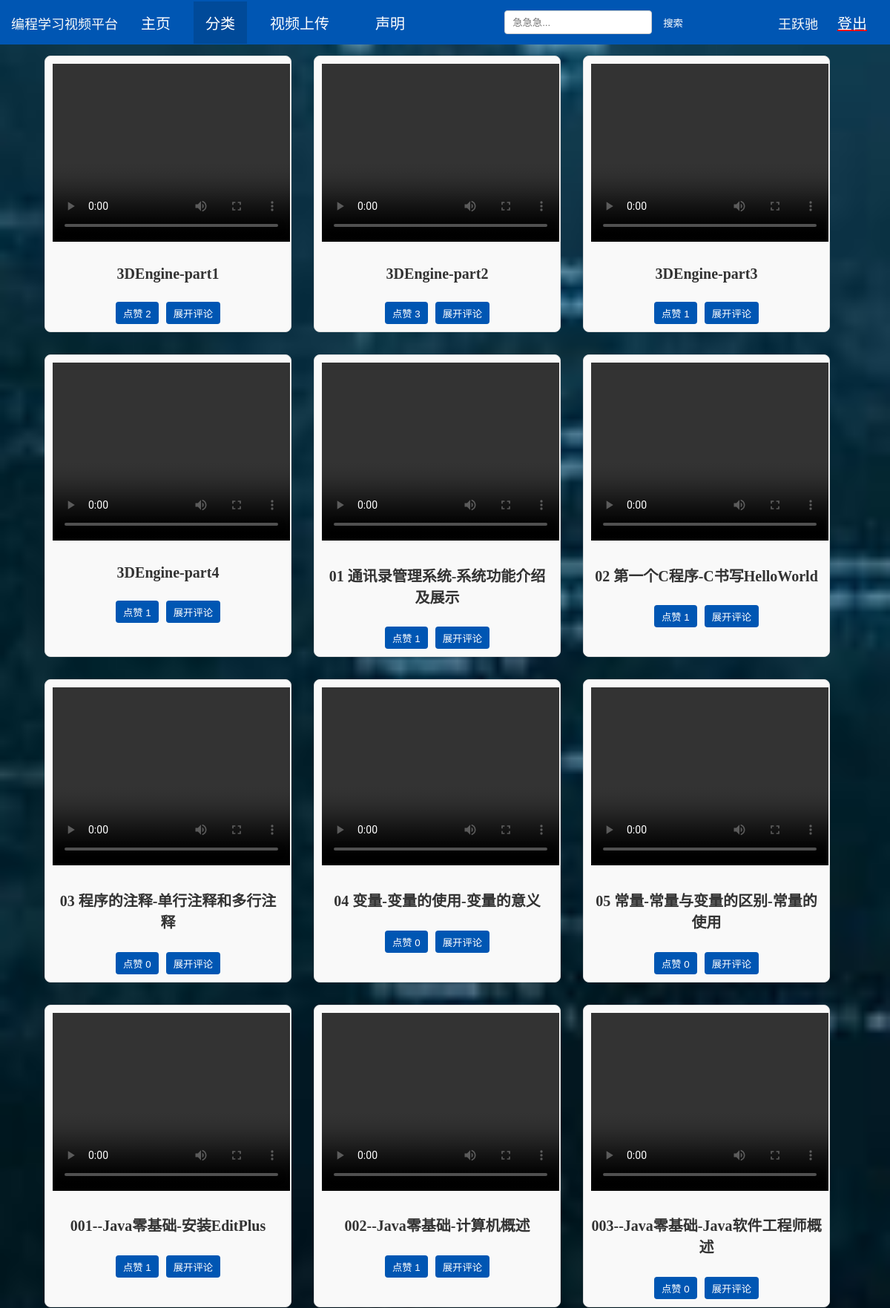
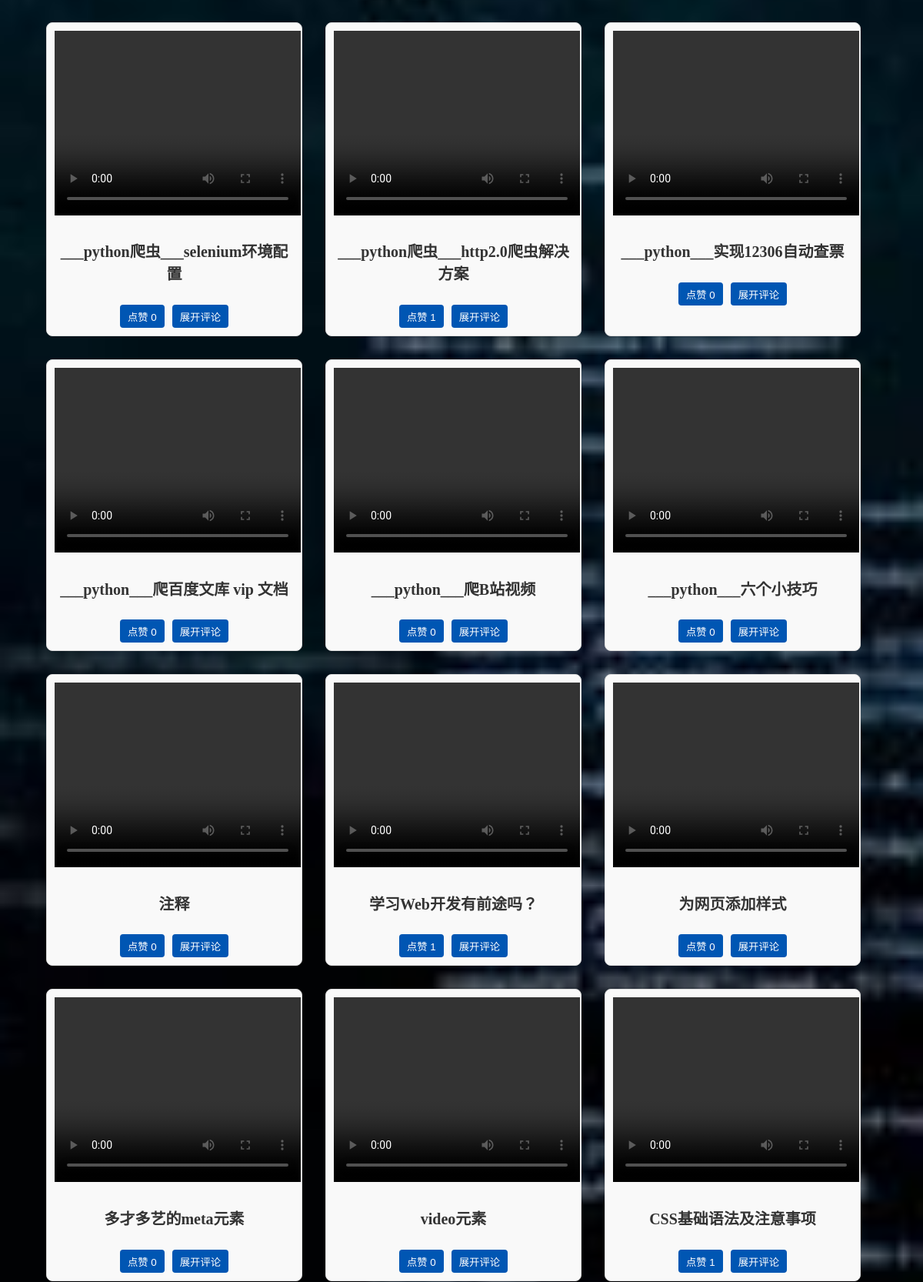
/videos/video_list/ (signed in, upper part), run on the app's committed database (2 pictures, top to bottom).
### videos/models.py (models this page shows, shortened)
class Video(models.Model):
    CATEGORY_CHOICES = [
        ('C++', 'C++'),
        ('Java', 'Java'),
        ('Python', 'Python'),
        ('web开发', 'web开发'),
        ('其他', '其他'),
    ]
    title = models.CharField(max_length=100)
    video_file = models.FileField(upload_to='media/')
    uploaded_at = models.DateTimeField(auto_now_add=True)
    category = models.CharField(max_length=50, choices=CATEGORY_CHOICES, default='其他')  # 添加分类字段

### videos/views.py (the view)
# urls.py: path('videos/video_list/', views.video_list, name='video_list'),
@login_required
def video_list(request):
    categories = Video.CATEGORY_CHOICES  # 获取所有分类
    category_filter = request.GET.get('category', '')  # 获取选择的分类
    search_query = request.GET.get('search', '')  # 获取搜索关键字
    if category_filter:
        title = "视频列表：" + category_filter
        videos = Video.objects.filter(category=category_filter)
    else:
        title = "主页"
        videos = Video.objects.all()
    if search_query:
        videos = videos.filter(title__icontains=search_query)
    return render(request, 'video_list.html', {
    'videos': videos,
    'categories': categories,
    'category': category_filter,
    'search_query': search_query,
    'title': title
})

### videos/templates/video_list.html (shortened to what this page needs)
<!DOCTYPE html>
<html>
<head>
    {% load static %}
</head>
<body>
    <ul>
        <li><span style="font-size: 18px; color: #f9f9f9;">编程学习视频平台</span>&nbsp;&nbsp;&nbsp;<a href="{% url 'video_list' %}">主页</a></li>
        <div class="dropdown">
            <a class="dropbtn">分类</a>
        </div>
        <li><a href="{% url 'upload_video' %}">视频上传</a></li>
        <li><a href="{% url 'announcement' %}">声明</a></li>
        <li style="margin-left: auto;">
            <form method="GET" action="{% url 'video_list' %}">
                <input type="text" name="search" placeholder="急急急..." value="{{ request.GET.search }}">
                <button type="submit">搜索</button>
            </form>
        </li>
        <li style="margin-left: auto;">
            <span style="font-size: 18px; color: #f9f9f9;">{{ user.username }}</span>&nbsp;
            <a class="active" style="text-decoration: underline; text-decoration-thickness: 2px; text-decoration-color: red;" href="{% url 'logout' %}">登出</a>
        </li>
    </ul>
    <div class="video-container">
        {% for video in videos %}
            <div class="video-item">
                <video width="320" height="240" controls>
                    <source src="{{ video.video_file.url }}" type="video/mp4">
                </video>
                <h4>{{ video.title }}</h4>
                <div class="button-container">
                    <form action="{% url 'like_video' video.id %}" method="POST" class="like-form">
                        <button type="submit">
                            点赞 {{ video.likes.count }}
                        </button>
                    </form>
                    <button onclick="toggleComments(this)" class="toggle-comments-btn">展开评论</button>
                </div>
            </div>
        {% empty %}
            <p style="color: white;">没有相关视频.</p>
        {% endfor %}
    </div>
</body>
</html>

### data on the page
Video: title "3DEngine-part1", likes.count "2"
Video: title "3DEngine-part2", likes.count "3"
Video: title "3DEngine-part3", likes.count "1"
Video: title "3DEngine-part4", likes.count "1"
Video: title "01 通讯录管理系统-系统功能介绍及展示", likes.count "1"
Video: title "02 第一个C程序-C书写HelloWorld", likes.count "1"
Video: title "03 程序的注释-单行注释和多行注释", likes.count "0"
Video: title "04 变量-变量的使用-变量的意义", likes.count "0"
Video: title "05 常量-常量与变量的区别-常量的使用", likes.count "0"
Video: title "001--Java零基础-安装EditPlus", likes.count "1"
Video: title "002--Java零基础-计算机概述", likes.count "1"
Video: title "003--Java零基础-Java软件工程师概述", likes.count "0"
Video: title "___python爬虫___selenium环境配置", likes.count "0"
Video: title "___python爬虫___http2.0爬虫解决方案", likes.count "1"
Video: title "___python___实现12306自动查票", likes.count "0"
Video: title "___python___爬百度文库 vip 文档", likes.count "0"
Video: title "___python___爬B站视频", likes.count "0"
Video: title "___python___六个小技巧", likes.count "0"
Video: title "注释", likes.count "0"
Video: title "学习Web开发有前途吗？", likes.count "1"
Video: title "为网页添加样式", likes.count "0"
Video: title "多才多艺的meta元素", likes.count "0"
Video: title "video元素", likes.count "0"
Video: title "CSS基础语法及注意事项", likes.count "1"

### other printed values
{{ user.username }} "王跃驰"
